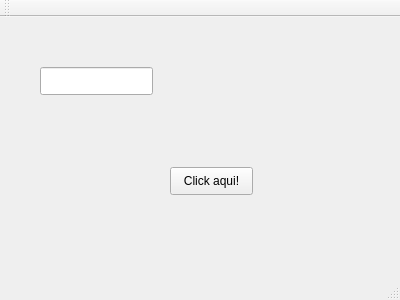
<?xml version="1.0" encoding="UTF-8"?>
<ui version="4.0">
 <class>MainWindow</class>
 <widget class="QMainWindow" name="MainWindow">
  <property name="geometry">
   <rect>
    <x>0</x>
    <y>0</y>
    <width>400</width>
    <height>300</height>
   </rect>
  </property>
  <property name="windowTitle">
   <string>MainWindow</string>
  </property>
  <widget class="QWidget" name="centralWidget">
   <widget class="QLabel" name="texto_saida">
    <property name="geometry">
     <rect>
      <x>30</x>
      <y>130</y>
      <width>101</width>
      <height>51</height>
     </rect>
    </property>
    <property name="text">
     <string/>
    </property>
   </widget>
   <widget class="QPushButton" name="btn">
    <property name="geometry">
     <rect>
      <x>170</x>
      <y>150</y>
      <width>83</width>
      <height>28</height>
     </rect>
    </property>
    <property name="text">
     <string>Click aqui!</string>
    </property>
   </widget>
   <widget class="QLineEdit" name="entrada_texto">
    <property name="geometry">
     <rect>
      <x>40</x>
      <y>50</y>
      <width>113</width>
      <height>28</height>
     </rect>
    </property>
   </widget>
  </widget>
  <widget class="QMenuBar" name="menuBar">
   <property name="geometry">
    <rect>
     <x>0</x>
     <y>0</y>
     <width>400</width>
     <height>25</height>
    </rect>
   </property>
  </widget>
  <widget class="QToolBar" name="mainToolBar">
   <attribute name="toolBarArea">
    <enum>TopToolBarArea</enum>
   </attribute>
   <attribute name="toolBarBreak">
    <bool>false</bool>
   </attribute>
  </widget>
  <widget class="QStatusBar" name="statusBar"/>
 </widget>
 <layoutdefault spacing="6" margin="11"/>
 <resources/>
 <connections/>
</ui>
